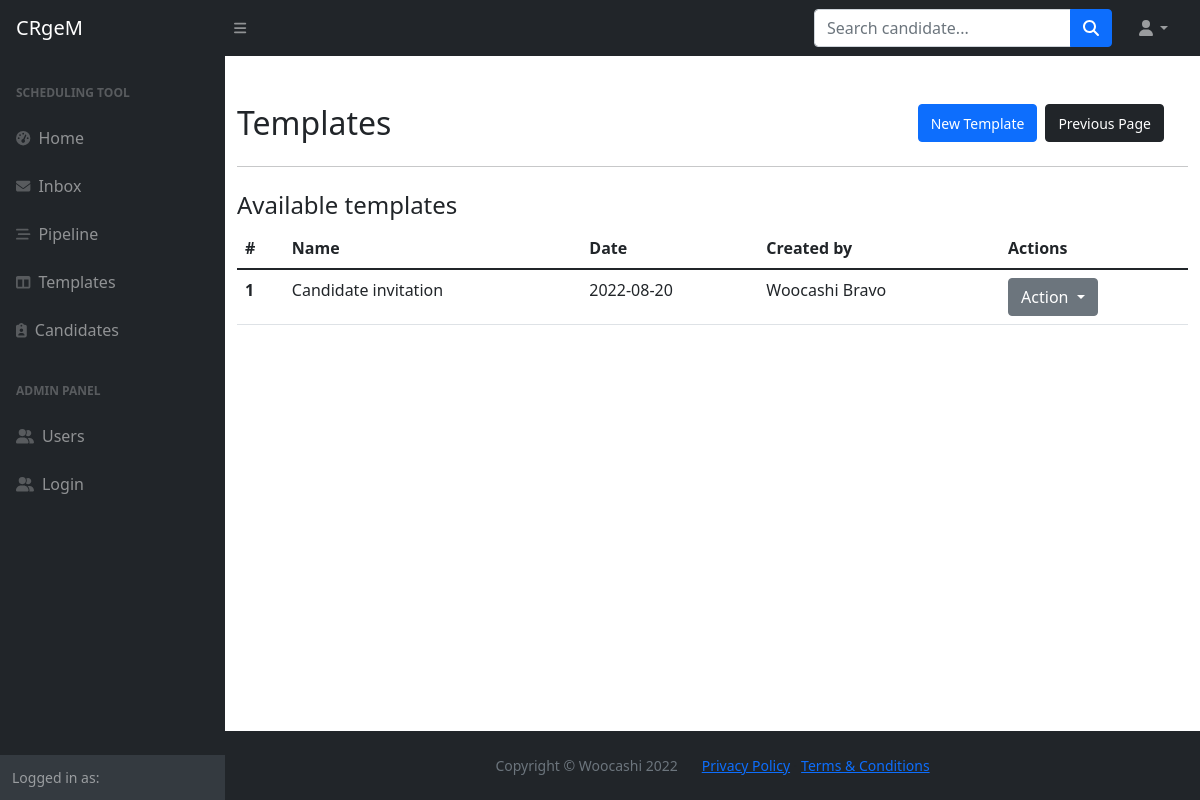
Page /templates on the earlier database version.
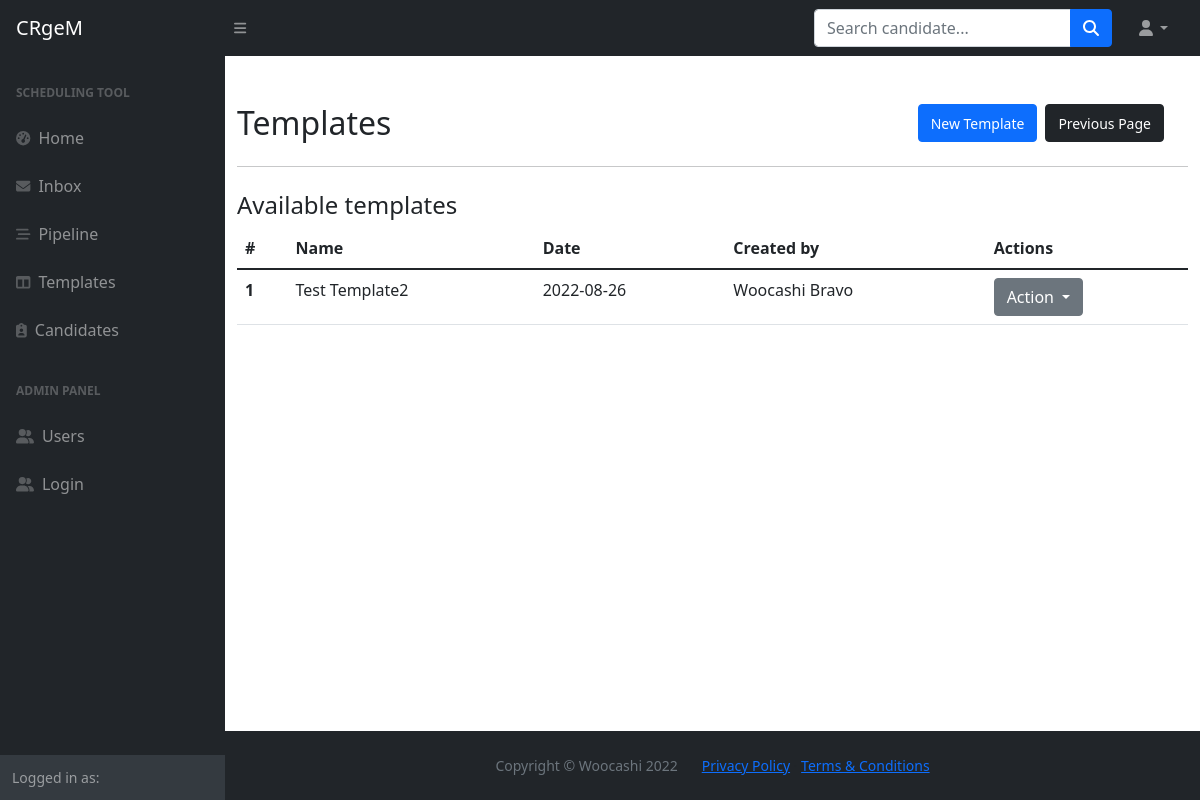
Same page on the later database version.
### main.py (models this page shows)
class Template(db.Model, Base):
    __tablename__="templates"
    id = db.Column(db.Integer, primary_key=True)
    name = db.Column(db.String, nullable=False)
    text = db.Column(db.Text, nullable=False)
    date = db.Column(db.Date, nullable=False)
    owner_id = Column(Integer, ForeignKey('users.id'))
    created_by = relationship("User", back_populates="templates")

class User(db.Model, UserMixin, Base):
    __tablename__="users"
    id = db.Column(db.Integer, primary_key=True)
    first_name = db.Column(db.String, nullable=False)
    last_name = db.Column(db.String, nullable=False)
    full_name = db.Column(db.String, nullable=False)
    email = db.Column(db.String, nullable=False, unique=True)
    phone = db.Column(db.String, nullable=False)
    type = db.Column(db.String, nullable=False)
    password = db.Column(db.String, nullable=False)
    templates = relationship("Template", back_populates="created_by")
    candidates = relationship("Candidate", back_populates="created_by")
    tasks_sent = relationship("Task", primaryjoin="User.id==Task.sender_id", back_populates="from_user")
    tasks_received = relationship("Task", primaryjoin="User.id==Task.recipient_id", back_populates="to_user")
    tasks_delegated = relationship("Task", primaryjoin="User.id==Task.delegate_id", back_populates="delegated_by")
    message = relationship("Message", primaryjoin="Message.user_id==User.id", back_populates="user")

### main.py (the view)
@app.route('/templates')
def templates():
    templates = db.session.query(Template).all()
    print(templates)
    return render_template('message-templates.html', templates=templates, current_user=current_user, is_authenticated=current_user.is_authenticated)

### templates/message-templates.html (shortened to what this page needs)
{% include "header.html" %}
	<main>
		<div class="container mt-4">
			<div class="row d-flex align-items-center">
				<div class="row d-flex justify-content-between">
					<div class="col">
						<h2 class="mt-4">Templates</h2>
					</div>
					<div class="col d-flex justify-content-end mt-4">
						<span><a class="btn btn-primary ms-2" href="{{url_for('new_template')}}"><small>New Template</small></a></span>
						<span><a class="btn btn-dark ms-2" href="javascript:history.back()"><small>Previous Page</small></a></span>
					</div>
				</div>
			</div>
			<hr>
			<div class="row d-flex align-items-center mt-4">
				<h4>Available templates</h4>
			</div>
			{% if templates|length == 0 %}
			<div class="row d-flex align-items-center mt-4">
				<p>There are no available templates</p>
			</div>
			{% else %}
				<table class="table">
				  <thead>
				    <tr>
				      <th scope="col">#</th>
				      <th scope="col">Name</th>
				      <th scope="col">Date</th>
				      <th scope="col">Created by</th>
					    <th scope="col">Actions</th>
				    </tr>
				  </thead>
				  <tbody>
				  {% for template in templates %}
				    <tr>
				      <th scope="row">{{template.id}}</th>
				      <td>{{template.name}}</td>
				      <td>{{template.date}}</td>
				      <td>{{template.created_by.full_name}}</td>
					    <td>
							<div class="dropdown">
							  <button class="btn btn-secondary dropdown-toggle" type="button" data-bs-toggle="dropdown" aria-expanded="false">
							    Action
							  </button>
							</div>
					    </td>
				    </tr>
				  {% endfor %}
				  </tbody>
				</table>
			{% endif %}
		</div>
	</main>
{% include "footer.html" %}

Differences in the rows shown:
changed Template "Woocashi Bravo": name "Candidate invitation" → "Test Template2"; date "2022-08-20" → "2022-08-26"
